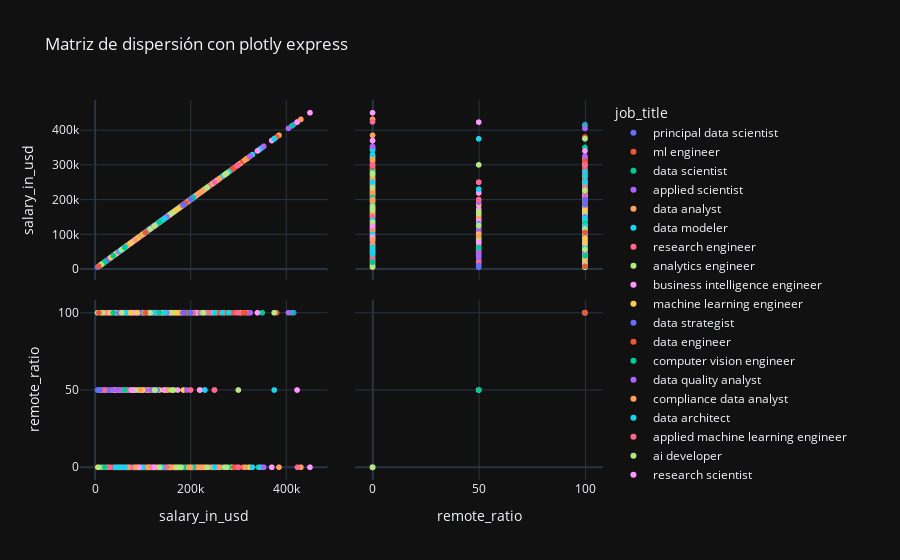

Source (notebook cell):
### Code cell
px.scatter_matrix(df, dimensions=['salary_in_usd', 'remote_ratio'], color="job_title", title="Matriz de dispersión con plotly express", template="plotly_dark")
